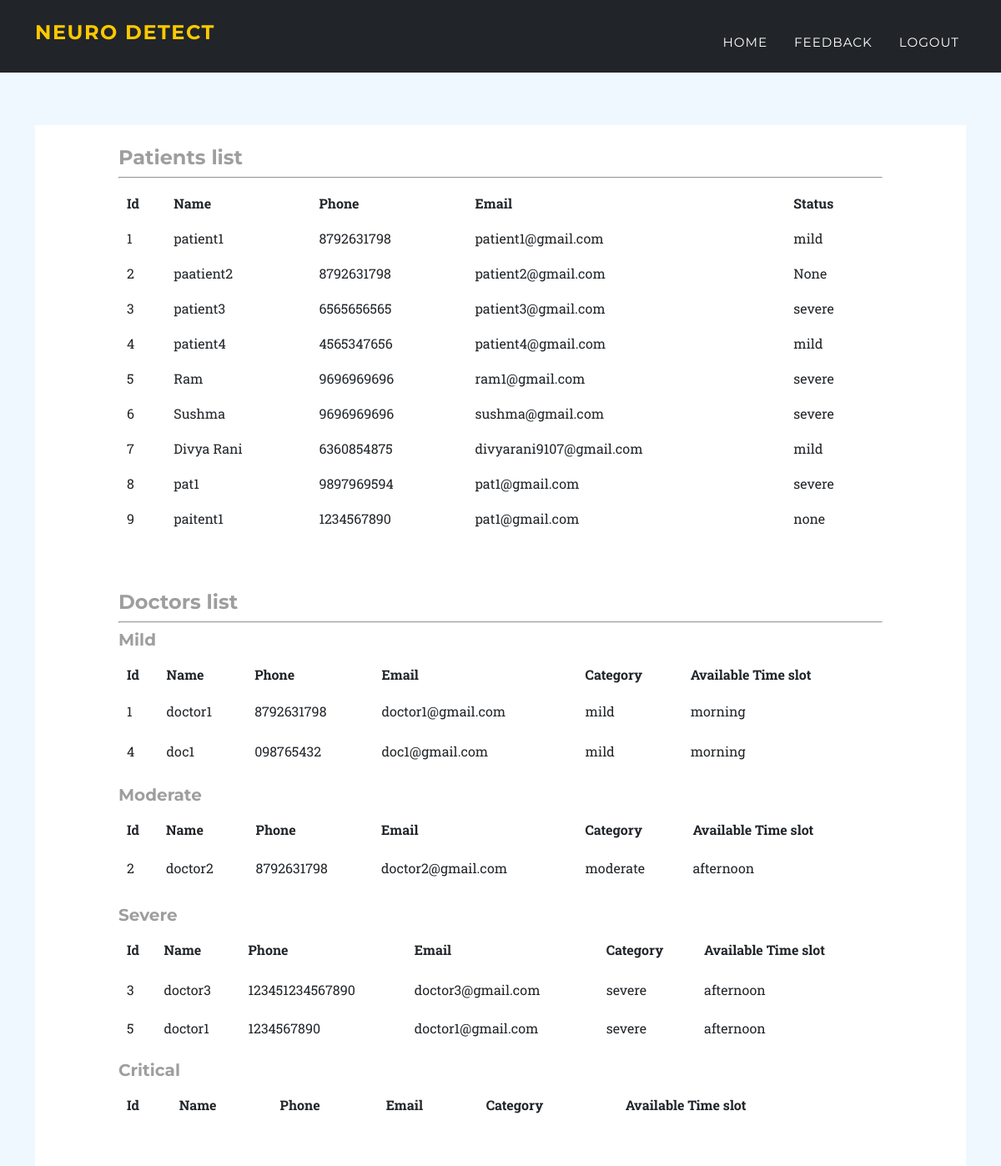
Screenshot of /ahome with the database file from the repository.
### tables this page shows
CREATE TABLE "patient" (
	"Id"	INTEGER,
	"name"	TEXT,
	"password"	TEXT,
	"mobile"	TEXT,
	"email"	TEXT,
	"pred"	TEXT,
	PRIMARY KEY("Id" AUTOINCREMENT)
);

CREATE TABLE doctor (Id INTEGER PRIMARY KEY AUTOINCREMENT, name TEXT, password TEXT, mobile TEXT, email TEXT, categary TEXT, timeslot TEXT);

### app.py (the view)
@app.route('/ahome')
def ahome():
    connection = sqlite3.connect('database.db')
    cursor = connection.cursor()
    cursor.execute("select * from patient")
    patients = cursor.fetchall()
    print(patients)
    cursor.execute("select * from doctor")
    doctors = cursor.fetchall()
    print(doctors)
    return render_template('adminlog.html', patients=patients, doctors=doctors)

### templates/adminlog.html (shortened to what this page needs)
<!DOCTYPE html>
<html lang="en">
    <head>
        <link href="http://127.0.0.1:5000/static/css/styles.css" rel="stylesheet" />
    </head>
    <body id="page-top">
        <nav class="navbar navbar-expand-lg navbar-dark fixed-top" id="mainNav">
            <div class="container">
                <a class="navbar-brand h1" href="/phome">Neuro Detect</a>
                <div class="collapse navbar-collapse" id="navbarResponsive">
                    <ul class="navbar-nav text-uppercase ms-auto py-4 py-lg-0">
                        <li class="nav-item"><a class="nav-link" href="/ahome">Home</a></li>
                        <li class="nav-item"><a class="nav-link" href="/viewfeedback">Feedback</a></li>
                        <li class="nav-item"><a class="nav-link" href="/logout">Logout</a></li>
                    </ul>
                </div>
            </div>
        </nav>
        <div class="container">
            <div class="row">
                <div class="col-lg-12">
                    <div id="Box">
                                {% if patients %}
                                <h4>Patients list</h4>
                                <hr>
                                <table class="table">
                                    <th>Id</th>
                                    <th>Name</th>
                                    <th>Phone</th>
                                    <th>Email</th>
                                    <th>Status</th>
                                    {% for patient in patients %}
                                    <tr>
                                        <td>{{patient[0]}}</td>
                                        <td>{{patient[1]}}</td>
                                        <td>{{patient[3]}}</td>
                                        <td>{{patient[4]}}</td>
                                        <td>{{patient[5]}}</td>
                                    </tr>
                                    {% endfor %}
                                </table>
                                {% endif %}
                                <br><br>
                                {% if doctors %}
                                <h4>Doctors list</h4>
                                <hr>
                                <h5>Mild</h5>
                                <table class="table">
                                    <tr>
                                        <th>Id</th>
                                        <th>Name</th>
                                        <th>Phone</th>
                                        <th>Email</th>
                                        <th>Category</th>
                                        <th>Available Time slot</th>
                                    </tr>
                                    {% for doctor in doctors %}
                                    <tr>
                                        {% if doctor[5] == 'mild' %}
                                        <tr>
                                            <td>{{doctor[0]}}</td>
                                            <td>{{doctor[1]}}</td>
                                            <td>{{doctor[3]}}</td>
                                            <td>{{doctor[4]}}</td>
                                            <td>{{doctor[5]}}</td>
                                            <td>{{doctor[6]}}</td>
                                        {% endif %}
                                        </tr>
                                    </tr>
                                    {% endfor %}
                                </table>
                                <h5>Moderate</h5>
                                <table class="table">
                                    <tr>
                                        <th>Id</th>
                                        <th>Name</th>
                                        <th>Phone</th>
                                        <th>Email</th>
                                        <th>Category</th>
                                        <th>Available Time slot</th>
                                    </tr>
                                    {% for doctor in doctors %}
                                    <tr>
                                        {% if doctor[5] == 'moderate' %}
                                        <tr>
                                            <td>{{doctor[0]}}</td>
                                            <td>{{doctor[1]}}</td>
                                            <td>{{doctor[3]}}</td>
                                            <td>{{doctor[4]}}</td>
                                            <td>{{doctor[5]}}</td>
                                            <td>{{doctor[6]}}</td>
                                        {% endif %}
                                        </tr>
                                    </tr>
                                    {% endfor %}
                                </table>
                                <h5>Severe</h5>
                                <table class="table">
                                    <tr>
                                        <th>Id</th>
                                        <th>Name</th>
                                        <th>Phone</th>
                                        <th>Email</th>
                                        <th>Category</th>
                                        <th>Available Time slot</th>
                                    </tr>
                                    {% for doctor in doctors %}
                                    <tr>
                                        {% if doctor[5] == 'severe' %}
                                        <tr>
                                            <td>{{doctor[0]}}</td>
                                            <td>{{doctor[1]}}</td>
                                            <td>{{doctor[3]}}</td>
                                            <td>{{doctor[4]}}</td>
                                            <td>{{doctor[5]}}</td>
                                            <td>{{doctor[6]}}</td>
                                        {% endif %}
                                        </tr>
                                    </tr>
                                    {% endfor %}
                                </table>
                                <h5>Critical</h5>
                                <table class="table">
                                    <tr>
                                        <th>Id</th>
                                        <th>Name</th>
                                        <th>Phone</th>
                                        <th>Email</th>
                                        <th>Category</th>
                                        <th>Available Time slot</th>
                                    </tr>
                                </table>
                                {% endif %}
                    </div>
                </div>
            </div>
        </div>
    </body>
</html>

### templates/adminlog.html (style rules this page uses)
#Box { padding: 25px 100px; background-color: white; height: auto; }
.row { margin-top: 150px; }
body { background-color: aliceblue; }
table { text-align: left; }

### rows the page displays
patient: Id "1", name "patient1", mobile "8792631798", email "patient1@gmail.com", pred "mild"
patient: Id "2", name "paatient2", mobile "8792631798", email "patient2@gmail.com", patient "None"
patient: Id "3", name "patient3", mobile "6565656565", email "patient3@gmail.com", pred "severe"
patient: Id "4", name "patient4", mobile "4565347656", email "patient4@gmail.com", pred "mild"
patient: Id "5", name "Ram", mobile "9696969696", email "ram1@gmail.com", pred "severe"
patient: Id "6", name "Sushma", mobile "9696969696", email "sushma@gmail.com", pred "severe"
patient: Id "7", name "Divya Rani", mobile "6360854875", email "divyarani9107@gmail.com", pred "mild"
patient: Id "8", name "pat1", mobile "9897969594", email "pat1@gmail.com", pred "severe"
patient: Id "9", name "paitent1", mobile "1234567890", email "pat1@gmail.com", pred "none"
doctor: Id "1", name "doctor1", mobile "8792631798", email "doctor1@gmail.com", categary "mild", timeslot "morning"
doctor: Id "4", name "doc1", mobile "098765432", email "doc1@gmail.com", categary "mild", timeslot "morning"
doctor: Id "2", name "doctor2", mobile "8792631798", email "doctor2@gmail.com", categary "moderate", timeslot "afternoon"
doctor: Id "3", name "doctor3", mobile "123451234567890", email "doctor3@gmail.com", categary "severe", timeslot "afternoon"
doctor: Id "5", name "doctor1", mobile "1234567890", email "doctor1@gmail.com", categary "severe", timeslot "afternoon"
